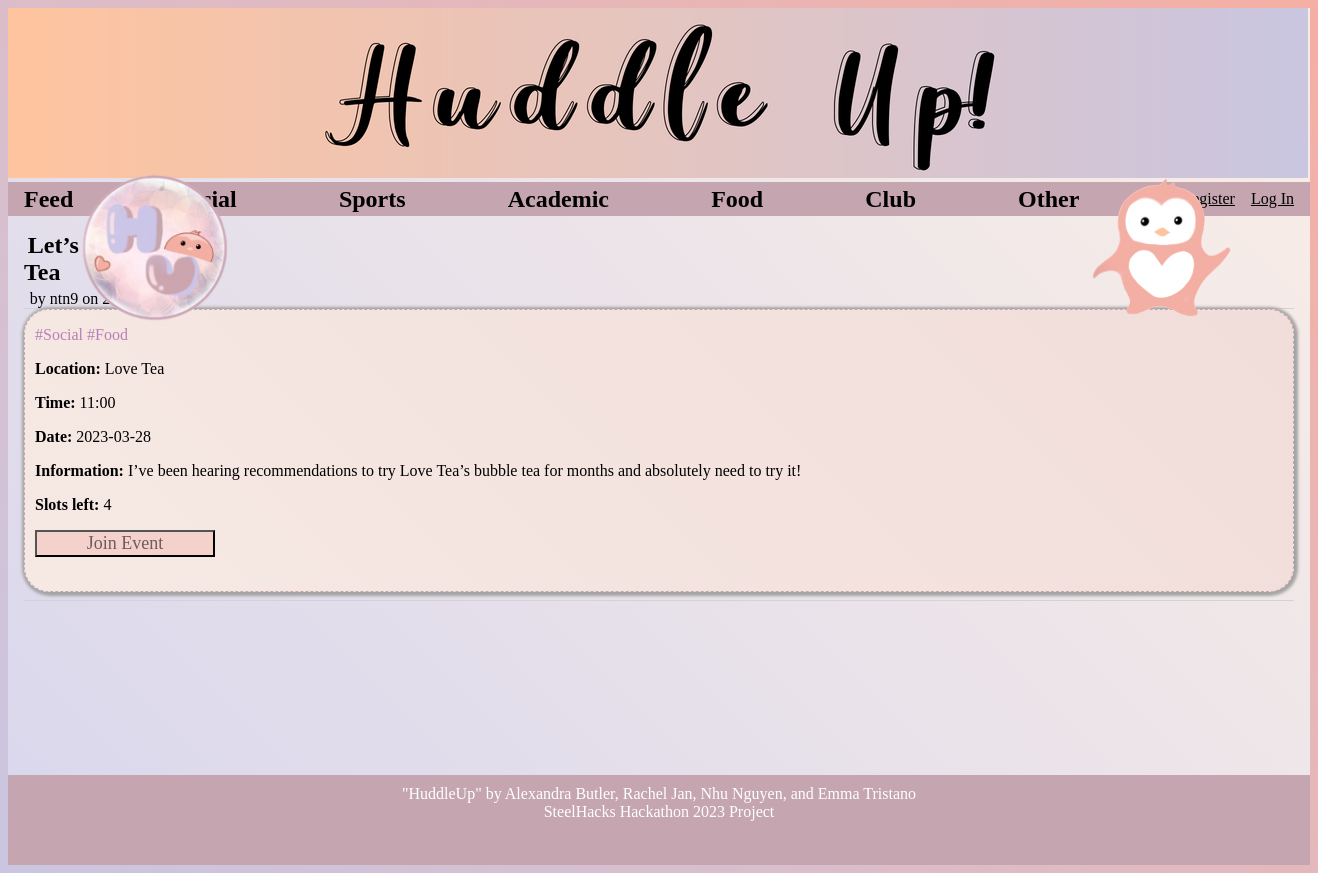
/6/post, run on an earlier commit of the app's database.
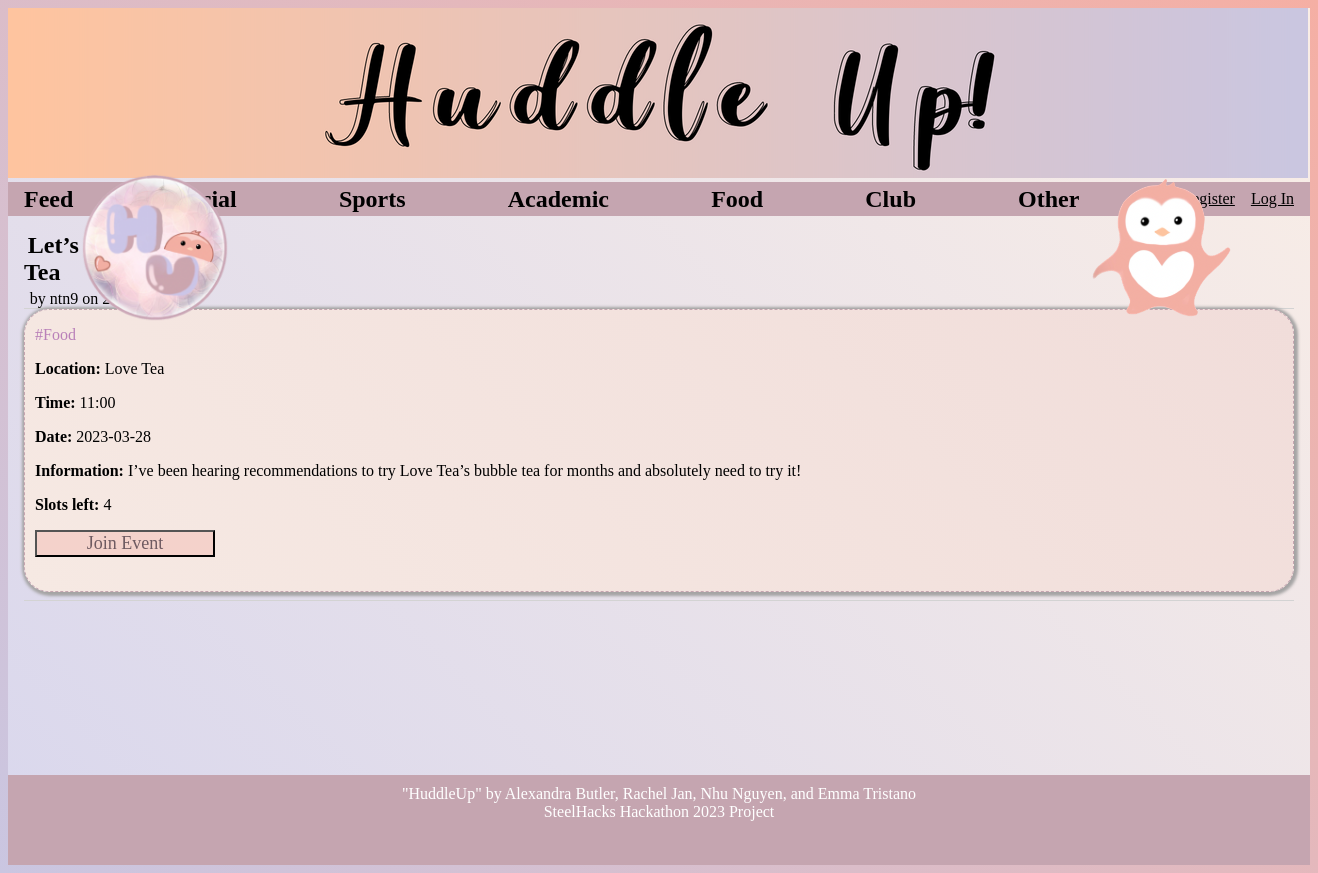
And on a later commit of the database.
### tables this page shows
CREATE TABLE post (
  id INTEGER PRIMARY KEY AUTOINCREMENT,
  author_id INTEGER NOT NULL,
  created TIMESTAMP NOT NULL DEFAULT CURRENT_TIMESTAMP,
  title TEXT NOT NULL,
  body TEXT NOT NULL,
  tag TEXT NOT NULL, 
  location TEXT NOT NULL,
  time TEXT NOT NULL,
  date TEXT NOT NULL,
  joins INTEGER NOT NULL,
  joined_id TEXT NOT NULL,
  FOREIGN KEY (author_id) REFERENCES user (id)
);

### flaskr/blog.py (the view)
@bp.route('/<int:id>/post', methods=('GET', 'POST'))
def post_page(id):
    post = get_post(id)
    return render_template('blog/post.html', post=post)

### flaskr/auth.py (called while the page is built)
@bp.before_app_request
def load_logged_in_user():
    user_id = session.get('user_id')
    if user_id is None:
        g.user = None
    else:
        g.user = get_db().execute(
            'SELECT * FROM user WHERE id = ?', (user_id,)
        ).fetchone()

### flaskr/blog.py (called while the page is built)
def get_post(id):
    post = get_db().execute(
        'SELECT p.id, title, body, tag, location, time, date, joins, joined_id, created, author_id, username'
        ' FROM post p JOIN user u ON p.author_id = u.id'
        ' WHERE p.id = ?',
        (id,)
    ).fetchone()
    if post is None:
        abort(404, f"Post id {id} doesn't exist.")
    return post

### flaskr/db.py (called while the page is built)
def get_db():
    if 'db' not in g:
        g.db = sqlite3.connect(
            current_app.config['DATABASE'],
            detect_types=sqlite3.PARSE_DECLTYPES
        )
        g.db.row_factory = sqlite3.Row
    return g.db

### flaskr/templates/blog/post.html (shortened to what this page needs)
{% extends 'base.html' %}
{% block header %}
<header>
    <div style="padding-top: 0%;">
        <h1 style="text-indent:2%">{{ post['title'] }}</h1>
        <div class="about" style="text-indent:3%">by {{ post['username'] }} on {{ post['created'].strftime('%Y-%m-%d')
            }}</div>
    </div>
</header>
{% endblock %}
{% block content %}
<article class="post">
    <p class="tag" style="color: rgb(185, 128, 185); padding-left: 10px;">{{ post['tag']}}</p>
    <p class="location" style="padding-left: 10px;"><b>Location:</b> {{ post['location']}}</p>
    <p class="time" style="padding-left: 10px;"><b>Time:</b> {{ post['time']}}</p>
    <p class="time" style="padding-left: 10px;"><b>Date:</b> {{ post['date']}}</p>
    <p class="body" style="padding-left: 10px; padding-right: 10px;"><b>Information:</b> {{ post['body'] }}</p>
    <p class="joins" style="padding-left: 10px;"><b>Slots left: </b>{{ post['joins']}}</p>
    <form action="{{ url_for('blog.join_post', id=post['id']) }}" method="post" style="padding-left: 10px;">
        <input class="danger" type="submit" value="Join Event" onclick="return confirm('Are you sure?');">
    </form>
</article>
<hr>
{% endblock %}

What changed in the data, as far as the page shows it:
changed post "Let’s": tag "#Social #Food" → "#Food"
